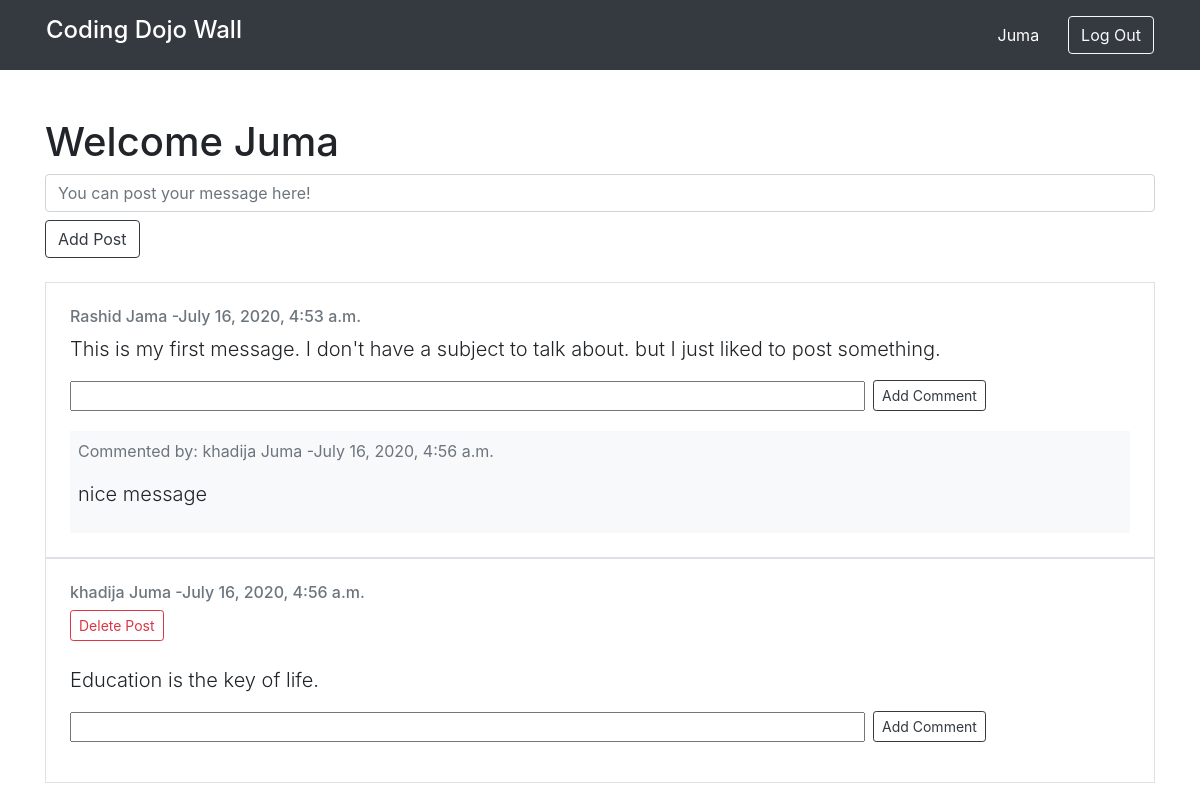
Page /wall (signed in) on the committed database.
### login/models.py (models this page shows)
class User(models.Model):
  first_name = models.CharField(max_length=255)
  last_name = models.CharField(max_length=255)
  email = models.CharField(max_length=255)
  birth_date = models.DateTimeField()
  password = models.CharField(max_length=255)
  created_at = models.DateTimeField(auto_now_add=True)
  updated_at = models.DateTimeField(auto_now=True)
  objects = UserManager()

### blog_app/models.py (models this page shows)
class Message(models.Model):
  message = models.TextField()
  author = models.ForeignKey(User, related_name="author_messages", on_delete=models.CASCADE)
  created_at = models.DateTimeField(auto_now_add=True)
  Updated_at = models.DateTimeField(auto_now=True)

class Comment(models.Model):
  comment = models.CharField(max_length=255)
  author = models.ForeignKey(User, related_name="author_comments", on_delete=models.CASCADE)
  message = models.ForeignKey(Message, related_name="post_comments", on_delete=models.CASCADE)
  created_at = models.DateTimeField(auto_now_add=True)
  Updated_at = models.DateTimeField(auto_now=True)

### blog_app/views.py (the view)
# urls.py: path('wall', blog_app_views.wall),
def wall(request):
  if 'user_id' not in request.session:
    return redirect('/')
  context = {
    'users': User.objects.all(),
    'posts': Message.objects.all(),
    'comments': Comment.objects.all()
  }
  return render(request, 'wall.html', context)

### blog_app/templates/wall.html (shortened to what this page needs)
<!DOCTYPE html>
<html lang="en">
<head>
  <link rel="stylesheet" href="https://stackpath.bootstrapcdn.com/bootstrap/4.5.0/css/bootstrap.min.css">
</head>
<body>
  <nav class="bg-dark">
  <div class="d-flex container text-white p-3">
    <h4 class="mr-auto">Coding Dojo Wall</h4>
    <span class="btn text-white mr-3">{{request.session.name}}</span>
    <a href="/logout" class="btn btn-outline-light">Log Out</a>
  </div>
  </nav>
  <div class="container">
    <h1 class="mt-5">Welcome {{request.session.name}}</h1>
    <form action="/create_message" method="POST" class="form-group">
      <input type="text" name="message" class="form-control" placeholder="You can post your message here!">
      <input type="submit" value="Add Post" class="btn btn-outline-dark mt-2">
    </form>
    <div class="posts mt-4">
      {% for post in posts %}
      <div class="post border p-4">
      <h6 class="text-secondary">{{post.author.first_name}} {{post.author.last_name}} -{{post.created_at}}</h6>
      {% if post.author.id == request.session.user_id %}
      <a href="{% url 'delete_post' post.id %}" class="btn
      btn-outline-danger btn-sm mb-4">Delete Post</a>
      {% endif %}
      <p class="lead">{{post.message}}</p>
      <form action="/create_comment/{{post.id}}" method="POST" class="form-inline">
        <input type="text" name="com" class="form-control-inline w-75 mb-3">
        <input type="submit" value="Add Comment" class="btn btn-sm btn-outline-dark ml-2 mb-3">
      </form>
      {% for comment in post.post_comments.all %}
      <div class="bg-light p-2 mt-1">
      <p class="text-secondary">Commented by: {{comment.author.first_name}} {{comment.author.last_name}} -{{comment.created_at}}</p>
      <p class="lead">{{comment.comment}}</p>
      </div>
      {% endfor %}
      </div>
      {% endfor %}
    </div>
  </div>
</body>
</html>

### rows in the picture
User: session.name "Juma"
Message: author.first_name "Rashid", author.last_name "Jama", created_at "July 16, 2020, 4:53 a.m.", message "This is my first message. I don't have a subject to talk about. but I just liked to post something."
Comment: author.first_name "khadija", author.last_name "Juma", created_at "July 16, 2020, 4:56 a.m.", comment "nice message"
Message: author.first_name "khadija", author.last_name "Juma", created_at "July 16, 2020, 4:56 a.m.", shows "Delete Post", message "Education is the key of life."
